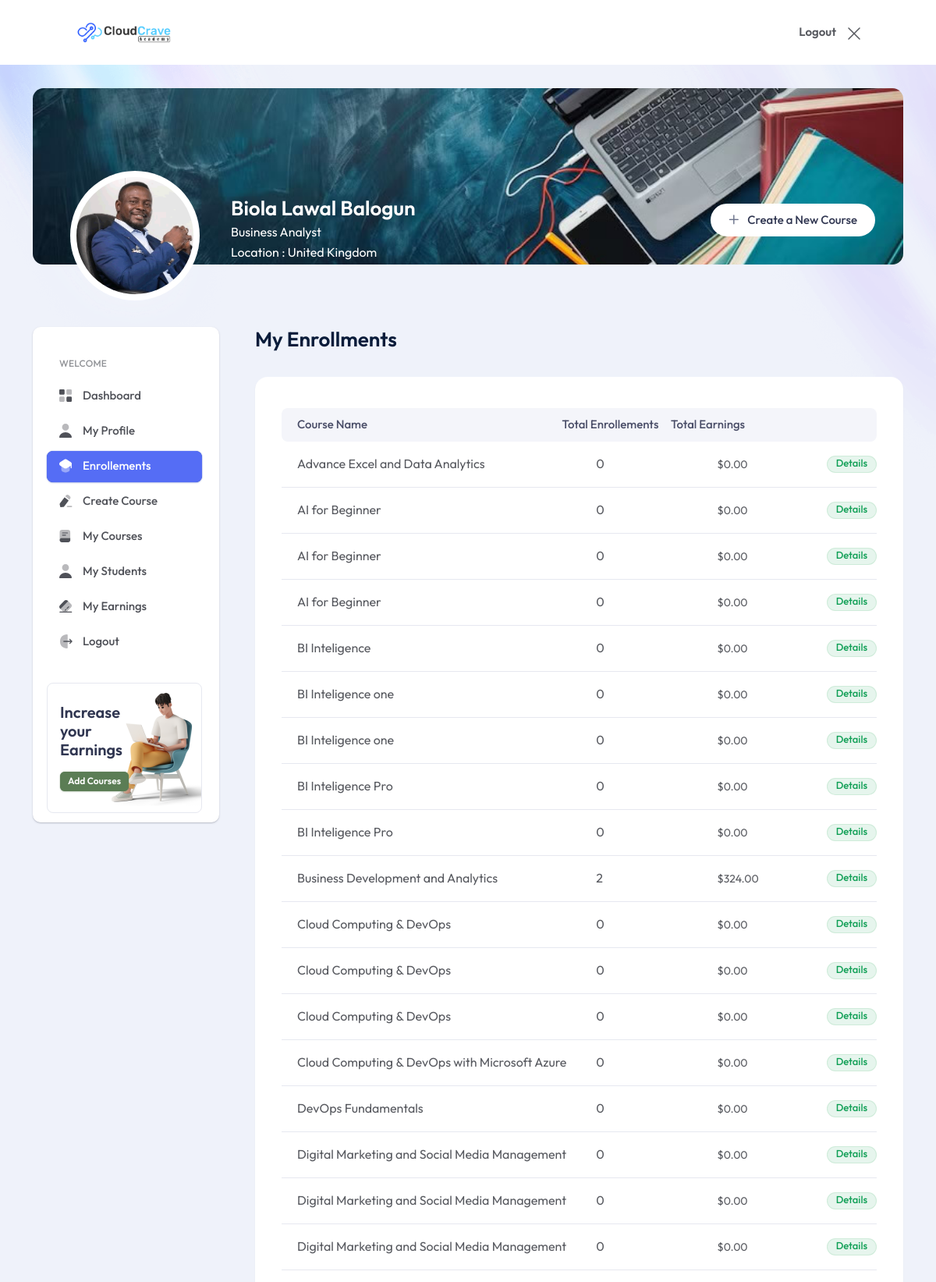
The page /instructor_enroll_course.php (signed in, upper part) on the database its author committed.
### tables this page shows
CREATE TABLE `instructors` (
  `instructor_id` int(11) NOT NULL,
  `instructor_name` varchar(255) NOT NULL,
  `bio` text DEFAULT NULL,
  `current_role` varchar(225) DEFAULT NULL,
  `profile_picture` varchar(255) DEFAULT NULL,
  `created_at` timestamp NOT NULL DEFAULT current_timestamp(),
  `gender` varchar(50) DEFAULT NULL,
  `location` varchar(255) DEFAULT NULL,
  `status` enum('pending','approved','rejected') DEFAULT 'pending',
  `email` varchar(255) NOT NULL,
  `password` varchar(255) NOT NULL,
  `phone_number` varchar(20) DEFAULT NULL,
  `bank_account_details` varchar(225) DEFAULT NULL
);

CREATE TABLE `courses` (
  `course_id` int(11) NOT NULL,
  `course_name` varchar(255) NOT NULL,
  `category_id` int(11) DEFAULT NULL,
  `description` text DEFAULT NULL,
  `price` decimal(10,2) DEFAULT NULL,
  `discount_percentage` decimal(5,2) DEFAULT 0.00,
  `course_image_url` varchar(255) DEFAULT NULL,
  `intro_video_url` varchar(255) DEFAULT NULL,
  `duration` int(11) DEFAULT NULL,
  `prerequisites` text DEFAULT NULL,
  `level` enum('Beginner','Intermediate','Advanced') DEFAULT NULL,
  `created_at` timestamp NOT NULL DEFAULT current_timestamp(),
  `updated_at` timestamp NOT NULL DEFAULT current_timestamp() ON UPDATE current_timestamp(),
  `home_featured` int(10) NOT NULL,
  `banner_featured` int(10) NOT NULL,
  `status` enum('Draft','Published','Approved') DEFAULT 'Draft',
  `instructor_id` int(11) DEFAULT NULL,
  `mode` enum('Virtual','Physical','Recorded') DEFAULT 'Virtual',
  `registration_deadline` date DEFAULT NULL,
  `session_duration` int(11) NOT NULL,
  `session_duration_unit` enum('minutes','hours') NOT NULL,
  `start_datetime` datetime DEFAULT NULL,
  `timezone` varchar(50) NOT NULL,
  `training_days` set('Monday','Tuesday','Wednesday','Thursday','Friday','Saturday','Sunday') NOT NULL,
  `daily_start_time` time NOT NULL
);

### instructor_enroll_course.php (the view, shortened to what this page needs)
<!doctype html>
<html class="no-js" lang="zxx">
<head>
   <link rel="stylesheet" href="assets/css/bootstrap.css">
   <link rel="stylesheet" href="assets/css/animate.css">
   <link rel="stylesheet" href="assets/css/swiper-bundle.css">
   <link rel="stylesheet" href="assets/css/slick.css">
   <link rel="stylesheet" href="assets/css/magnific-popup.css">
   <link rel="stylesheet" href="assets/css/flatpickr.min.css">
   <link rel="stylesheet" href="assets/css/font-awesome-pro.css">
   <link rel="stylesheet" href="assets/css/spacing.css">
   <link rel="stylesheet" href="assets/css/main.css">
</head>
   <body>
       <header class="header-area">
         <div class="tp-header-2 tp-header-new-course">
            <div class="container-fluid">
               <div class="row align-items-center">
                  <div class="col-2">
                     <div class="tp-header-2-right d-flex align-items-center">
                        <div class="logo tp-header-logo">
                           <a href="index.html">
                              <img src="assets/img/logo/logo-black.png" alt="logo">
                           </a>
                        </div>
                     </div>
                  </div>
                  <div class="col-10">
                     <div class="tp-header-new-course-right d-flex justify-content-end">
                        <div class="tp-header-new-course-option d-none d-sm-block">
                           <a class="draft" href="logout.php">Logout</a>
                       </div>
                        <span>
                           <a href="logout.php"></a>
                        </span>
                     </div>
                  </div>
               </div>
            </div>
         </div>
      </header>
      <main class="tp-dashboard-body-bg">
   <?php
include_once 'connect.php';
$instructor_id = $_SESSION['instructor_id'];
$query = "SELECT * FROM instructors WHERE instructor_id = $instructor_id";
$result = $conn->query($query);
if ($result && $result->num_rows > 0) {
    $instructor = $result->fetch_assoc();
    $instructor_name = $instructor['instructor_name'];
    $location = $instructor['location'];
    $profile_picture = $instructor['profile_picture'];
    $role = $instructor['current_role'];
} else {
    $instructor_name = "Unknown Instructor";
    $location = "Not Assigned";
    $profile_picture = "default.jpg";
}
?>
         <section class="tp-dashboard-banner-wrap">
            <div class="tp-dashboard-banner-shape"><img src="assets/img/dashboard/bg/dashboard-bg-shape-1.jpg" alt=""></div>
            <div class="container">
               <div class="row">
                  <div class="col-lg-12">
                     <div class="tp-dashboard-banner-bg mt-30" data-background="assets/img/dashboard/bg/dashboard-bg-1.jpg">
                        <div class="tp-instructor-wrap d-flex justify-content-between">
                           <div class="tp-instructor-info d-flex">
                              <div class="tp-instructor-avatar">
                                 <img src="assets/uploads/instructors/<?php echo $profile_picture; ?>" alt=""  class="circular-image" width=120>
                              </div>
                              <div class="tp-instructor-content">
                                 <h4 class="tp-instructor-title"><?php echo $instructor_name; ?>  </h4>
                                 <div class="tp-instructor-rate  d-flex align-items-center">
                                    <span> <?php echo htmlspecialchars($role); ?> </span>
                                 </div>
                                 <div class="tp-instructor-rate  d-flex align-items-center">
                                    <span>Location : <?php echo htmlspecialchars($location); ?>  </span>
                                 </div>
                              </div>
                           </div>
                           <div class="tp-instructor-course-btn">
                              <a class="tp-btn-add-course" href="create_course.php"><i class="fa-regular fa-plus"></i> Create a New Course</a>
                           </div>
                        </div>
                     </div>
                  </div>
               </div>
            </div>
         </section>
         <section class="tpd-main pb-75">
            <div class="container">
               <div class="row">
                  <div class="col-lg-3">
                     <?php
         require_once 'instructor_menu.php';
                          ?>
                  </div>
                  <div class="col-lg-9">
                     <div class="tpd-content-layout">
                        <section class="tp-dashboard-course-wrapper">
                           <div class="row">
                              <div class="col-8">
                                 <div class="tp-dashboard-section">
                                    <h2 class="tp-dashboard-title">My Enrollments</h2>
                                 </div>
                              </div>
                           </div>
                           <div class="row">
                              <div class="col-12">
                                 <div class="tp-dashboard-course-list">
                                    <ul>
                                       <li class="active">
                                          <div class="tp-dashboard-course-item">
                                             <div class="tp-dashboard-course-name">
                                                <h5 class="tp-dashboard-course-name-title">Course Name</h5>
                                             </div>
                                             <div class="tp-dashboard-course-enroll">
                                                <span>Total Enrollements</span>
                                             </div>
                                             <div class="tp-dashboard-course-rating">
                                                <span>Total Earnings</span>
                                             </div>
                                             <div class="tp-dashboard-course-rating">
                                                <span>&nbsp; </span>
                                             </div>
                                          </div>
                                       </li>
                                       <?php
include 'connect.php';
$query = "
    SELECT
        c.course_id,
        c.course_name,
        COUNT(e.enrollment_id) AS total_enrollments,
        ROUND(
            SUM(
                IFNULL(
                    (c.price - (c.price * (c.discount_percentage / 100))) * 0.30 * IF(e.enrollment_id IS NOT NULL, 1, 0),
                    0
                )
            ),
            2
        ) AS total_earnings
    FROM
        courses c
    LEFT JOIN
        enrollments e ON c.course_id = e.course_id
    WHERE
        c.instructor_id = ?
    GROUP BY
        c.course_id
    ORDER BY
        c.course_name";
$stmt = $conn->prepare($query);
$stmt->bind_param("i", $instructor_id);
$stmt->execute();
$result = $stmt->get_result();
if ($result->num_rows > 0):
    while ($course = $result->fetch_assoc()):
?>
                                      <li>
                                          <div class="tp-dashboard-course-item">
                                             <div class="tp-dashboard-course-name">
                                                <h5 class="tp-dashboard-course-name-title">
                                                <a href="course_update.php?id=<?php echo $course['course_id']; ?>">
                            <?php echo htmlspecialchars($course['course_name']); ?>
                        </a>
                                                </h5>
                                             </div>
                                             <div class="tp-dashboard-course-enroll">
                                             <span><?php echo $course['total_enrollments']; ?></span>
                                             </div>
                                             <div class="tp-dashboard-course-rating">
                                                <span>$<?php echo number_format($course['total_earnings'], 2); ?></span>
                                             </div>
                                             <div class="tpd-badge sucess">
                                             <a href="course_update.php">
                                             <a href="instructor_enroll-details.php?c_id=<?php echo $course['course_id']; ?>">Details</a>
                                                </a>
                                             </div>
                                          </div>
                                       </li>
<?php
    endwhile;
else:
    echo "<li>No records found</li>";
endif;
?>
                                    </ul>
                                 </div>
                              </div>
                           </div>
                        </section>
                  </div>
               </div>
            </div>
         </section>
      </main>
   </body>
</html>

### assets/css/spacing.css (style rules this page uses)
.mt-30 { margin-top:30px }
.pb-75 { padding-bottom:75px }

### rows shown on the page
instructors: profile_picture (picture), instructor_name "Biola Lawal Balogun", current_role "Business Analyst", location "United Kingdom"
courses: course_name "Advance Excel and Data Analytics", total_enrollments "0", total_earnings "0.00"
courses: course_name "AI for Beginner", total_enrollments "0", total_earnings "0.00"
courses: course_name "AI for Beginner", total_enrollments "0", total_earnings "0.00"
courses: course_name "AI for Beginner", total_enrollments "0", total_earnings "0.00"
courses: course_name "BI Inteligence", total_enrollments "0", total_earnings "0.00"
courses: course_name "BI Inteligence one", total_enrollments "0", total_earnings "0.00"
courses: course_name "BI Inteligence one", total_enrollments "0", total_earnings "0.00"
courses: course_name "BI Inteligence Pro", total_enrollments "0", total_earnings "0.00"
courses: course_name "BI Inteligence Pro", total_enrollments "0", total_earnings "0.00"
courses: course_name "Business Development and Analytics", total_enrollments "2", total_earnings "324.00"
courses: course_name "Cloud Computing & DevOps", total_enrollments "0", total_earnings "0.00"
courses: course_name "Cloud Computing & DevOps", total_enrollments "0", total_earnings "0.00"
courses: course_name "Cloud Computing & DevOps", total_enrollments "0", total_earnings "0.00"
courses: course_name "Cloud Computing & DevOps with Microsoft Azure", total_enrollments "0", total_earnings "0.00"
courses: course_name "DevOps Fundamentals", total_enrollments "0", total_earnings "0.00"
courses: course_name "Digital Marketing and Social Media Management", total_enrollments "0", total_earnings "0.00"
courses: course_name "Digital Marketing and Social Media Management", total_enrollments "0", total_earnings "0.00"
courses: course_name "Digital Marketing and Social Media Management", total_enrollments "0", total_earnings "0.00"
